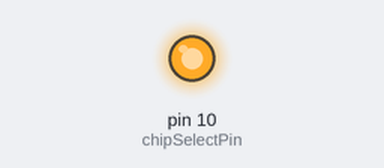
This sketch was run on a simulated Arduino Uno, built with avr-gcc and run on an emulated ATmega328P. On the bench: output pins drawn as LEDs (lit = HIGH). What the sketch prints to the serial monitor is not drawn.

Above: at 0.1 s.
Timing chart, 0 to 1.6 s (numbered marks = the images above):
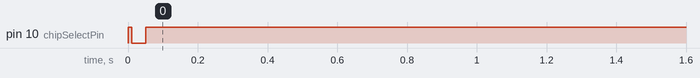

Measured:
- by itself, pin 10 (chipSelectPin): LOW → HIGH at 0.00 s, → LOW 0.01 s later, → HIGH 0.04 s later

The sketch:

prog1.ino
```cpp
// Supports PDF d'Ateliers Arduino par www.mon-club-elec.fr
// http://www.mon-club-elec.fr/pmwiki_mon_club_elec/pmwiki.php?n=MAIN.ATELIERS
// par X. HINAULT - tous droits réservés - 2013 - GPLv3

// code : 18. Exemple d'utilisation SPI : Communiquer directement avec une mémoire Eeprom SPI 

// --- Inclusion des librairies ---
#include <SPI.h> // Librairie pour communication SPI


// --- Déclaration des constantes utiles ---

// --- les codes des instructions de l'eeprom SPI
const int WREN=B110; // code instruction Write Enable
const int WRDI=B100; // code instruction Write Reset
const int RDSR=B101; // code instruction Read Status Register
const int WRSR=B001; // code instruction Write Status Register
const int READ=B011; // code instruction Read Data from memory
const int WRITE=B010; // code instruction Write Data to memory


// --- Déclaration des constantes des broches E/S numériques ---

//const int DATAOUT=11; //MOSI
//const int DATAIN=12; //MISO
//const int SPICLOCK=13; //sck
const int chipSelectPin=10; //ss (Slave Select)


// --- Déclaration des constantes des broches analogiques ---


// --- Déclaration des variables globales ---

unsigned int adresse=2000; // adresse 16 bits
byte adresseMSB, adresseLSB; // variables pour adresse
byte data=0;
long memoMillis=0; // pour mémoriser valeur renvoyée par millis

void setup()   { // debut de la fonction setup()

Serial.begin(115200); // initialise connexion série à 115200 bauds
// IMPORTANT : régler le terminal côté PC avec la même valeur de transmission

// initialisation de la librairie SPI
  SPI.begin();  // Arduino configuré en maitre

  //-------- sens bits ----
  SPI.setBitOrder(MSBFIRST); // fixe le sens de la communication

  //------- Configuration Mode (Impulsion horloge inactive  et Front validation données
  //   Mode        Horloge inactive    Front validation donnée
  //   SPI_MODE0   0                    0
  //   SPI_MODE1   0                    1
  //   SPI_MODE2   1                    0
  //   SPI_MODE3   1                    1
  SPI.setDataMode(SPI_MODE0); // l'eeprom AT25256 fonctionne en mode 0

  //-------- configuration de l'horloge ----
  SPI.setClockDivider(SPI_CLOCK_DIV4); // le plus rapide

//---- met en sortie la broche de sélection de l'eeprom
  pinMode(chipSelectPin, OUTPUT);

} // fin de la fonction setup()

void loop(){ // debut de la fonction loop()

// activation écriture
  digitalWrite(chipSelectPin, LOW); // sélection l'eeprom
  SPI.transfer(WREN); // active l'écriture - à faire au début séquence écriture
  digitalWrite(chipSelectPin, HIGH); // dé-sélectionne l'eeprom

   delay(10); // pause

//----- message debug
memoMillis=millis(); // mémorise valeur millis()
Serial.print("Millis debut ecriture: "),Serial.println(memoMillis);


// ---- écriture donnée dans l'EEPROM
    digitalWrite(chipSelectPin, LOW); // sélection l'eeprom

    SPI.transfer(WRITE); // instruction écriture

    //adresse=70;
    adresseMSB=adresse>>8; // isole les 8 bits forts
    adresseLSB= adresse; // isole les 8 bits faibles

    SPI.transfer(adresseMSB); // envoie MSB adresse en 1er
    SPI.transfer(adresseLSB); // envoie LSB adresse

    data=data+1; // donnée à écrire valeur 0 - 255
    SPI.transfer(data); // écriture donnée eeprom

    digitalWrite(chipSelectPin, HIGH); // dé-sélectionne l'eeprom - obligatoire pour lancer l'écriture


    //---- teste la fin du cycle écriture ---
    digitalWrite(chipSelectPin, LOW); // sélection l'eeprom

    while(bitRead(SPI.transfer(RDSR),0)!=0); // attend que le bit Ready du registre statut passe à 0

    digitalWrite(chipSelectPin, HIGH); // dé-sélectionne l'eeprom

//----- message debug
memoMillis=millis(); // mémorise valeur millis()
Serial.print("Millis fin ecriture: "),Serial.println(memoMillis);

   delay(5); // pause pour laisser temps eeprom travailler

//---- lecture donnée eeprom
  digitalWrite(chipSelectPin, LOW); // sélection l'eeprom
  SPI.transfer(READ); // active la lecture

    //adresse=70;
    adresseMSB=adresse>>8; // isole les 8 bits forts
    adresseLSB= adresse; // isole les 8 bits faibles

    SPI.transfer(adresseMSB); // envoie MSB adresse en 1er
    SPI.transfer(adresseLSB); // envoie LSB adresse

  data=0;
  data=SPI.transfer(0xFF); // lecture de la donnée...
  // pourquoi 0xFF ? en fait la fonction attend une valeur qui peut etre quelconque
  // NB : avant écriture, les emplacements mémoires valent 0xFF

  digitalWrite(chipSelectPin, HIGH); // dé-sélectionne l'eeprom

  Serial.print("Valeur lue en Eeprom : "),Serial.println(data, DEC);

  //while(1);
  delay(1000); // entre 2 passages


} // fin de la fonction loop()
```
